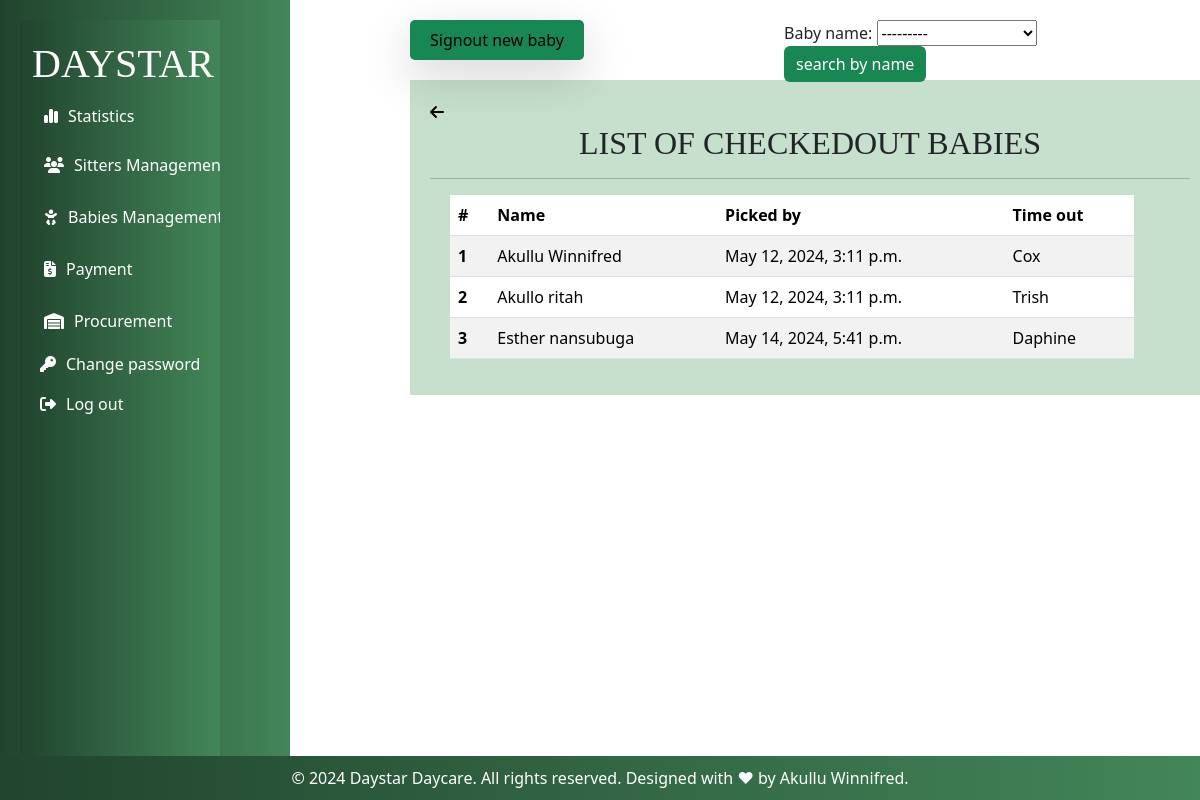
Screenshot of /signedout/ (signed in) with the database file from the repository.
### myapp/models.py (models this page shows, shortened)
class Departure(models.Model):
    baby_name = models.ForeignKey(RegisterBaby, on_delete=models.CASCADE)
    departure_time = models.DateTimeField()
    picked_up_by = models.CharField(max_length=100,validators=[validate_letters])
    comment = models.TextField(blank=True,verbose_name="Comment(optional)")
    created_at = models.DateTimeField(auto_now_add=True)

class RegisterBaby(models.Model):
    GENDER_CHOICES = (
         ('male', 'Male'),
        ('female', 'Female'),
     )
    name = models.CharField(max_length=200,validators=[validate_letters])
    Baby_Number = models.CharField(max_length=200,unique=True,blank=False, null=True)
    gender = models.CharField(max_length=10,choices=GENDER_CHOICES)
    age = models.IntegerField(default=0)
    Period_of_stay = models.ForeignKey(Categorystay, on_delete=models.CASCADE)
    location = models.CharField(max_length=100)
    Parents_Name = models.CharField(max_length=200,validators=[validate_letters])
    Period_of_stay = models.ForeignKey(Categorystay, on_delete=models.CASCADE)
    Brought_by = models.CharField(max_length=200,validators=[validate_letters])
    Fee_in_UGX = models.IntegerField()
    Assigned_to = models.ForeignKey(BabySitterattendance, on_delete=models.CASCADE)
    Time_In = models.DateTimeField()
    def __str__(self):
        return self.name

### myapp/views.py (the view)
# urls.py: path("signedout/",views.babiesdeparture,name="babiesdeparture"),
@login_required
def babiesdeparture(request):
    babiesdeparture = Departure.objects.all().order_by('id')
    baby_filter=Departure_Filter(request.GET,queryset = babiesdeparture)
    babiesdeparture = baby_filter.qs
    return render(request,'babies/signedout.html',{'babiesdeparture':babiesdeparture,'baby_filter':baby_filter})

### myapp/templates/babies/signedout.html (shortened to what this page needs)
{% extends 'base.html' %}
{% block content %}
<div class="edit">
<button class="p-2 bg-teal-500 rounded-lg shadow-lg bg bg-success"
  style="margin-left: 100px;border-radius: 5px; border: #B4BDFF; width: 20%; height: 5%;"><a href="/babyreg"></a>
  Signout new baby</a>
</button><br><br>
<form method="GET" style="margin-left: 200px;">
  {{ baby_filter.form }}
  <input type="submit" value="search by name" class="btn btn-primary bg bg-success" style="border: none;">
</form>
</div>
<div class="container">
  <div>
    <a href="{% url 'babiesdeparture' %}"> <i class="fa-solid fa-arrow-left" style="color: black;"></i></a>
  </div>
  <h2>LIST OF CHECKEDOUT BABIES</h2>
  <hr>
  <table class="table table-striped" style="width: 90%; margin-left: 20px;">
    <thead>
      <tr>
        <th scope="col">#</th>
        <th scope="col">Name</th>
        <th scope="col">Picked by</th>
        <th scope="col">Time out</th>
      </tr>
    </thead>
    <tbody>
      {% for baby in babiesdeparture %}
      <tr>
        <th scope="row">{{ baby.id }}</th>
        <td>{{ baby.baby_name }}</td>
        <td>{{ baby.departure_time }}</td>
        <td>{{ baby.picked_up_by }}</td>
      </tr>
      {% endfor %}
    </tbody>
  </table>
</div>
{% endblock %}

### myapp/static/css/base.css (style rules this page uses)
body { min-height: 100vh; }

### myapp/templates/babies/signedout.html (style rules this page uses)
.container { padding-top: 20px; margin-top: 60px; margin-bottom: 30px; max-width: 800px; background-color: rgba(153, 198, 165, 0.55); padding: 20px; margin-left: 100px; }
h2 { font-family: Georgia, 'Times New Roman', Times, serif; text-align: center; }
.edit { display: flex; float: left; width: 100%; }

### rows the page displays
Departure: id "1", baby_name "Akullu Winnifred", departure_time "May 12, 2024, 3:11 p.m.", picked_up_by "Cox"
Departure: id "2", baby_name "Akullo ritah", departure_time "May 12, 2024, 3:11 p.m.", picked_up_by "Trish"
Departure: id "3", baby_name "Esther nansubuga", departure_time "May 14, 2024, 5:41 p.m.", picked_up_by "Daphine"
